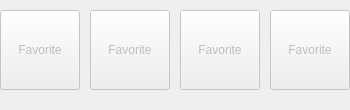
    <widget class="QWidget" name="mFavoritesSearchBackgroundWidget" native="true">
     <property name="sizePolicy">
      <sizepolicy hsizetype="Maximum" vsizetype="Preferred">
       <horstretch>0</horstretch>
       <verstretch>0</verstretch>
      </sizepolicy>
     </property>
     <layout class="QVBoxLayout" name="verticalLayout">
      <property name="spacing">
       <number>10</number>
      </property>
      <property name="leftMargin">
       <number>0</number>
      </property>
      <property name="topMargin">
       <number>10</number>
      </property>
      <property name="rightMargin">
       <number>0</number>
      </property>
      <property name="bottomMargin">
       <number>10</number>
      </property>
      <item>
       <widget class="QWidget" name="mFavoriteBackgroundWidget" native="true">
        <property name="sizePolicy">
         <sizepolicy hsizetype="Maximum" vsizetype="Preferred">
          <horstretch>0</horstretch>
          <verstretch>0</verstretch>
         </sizepolicy>
        </property>
        <layout class="QHBoxLayout" name="horizontalLayout_2">
         <property name="spacing">
          <number>10</number>
         </property>
         <property name="leftMargin">
          <number>0</number>
         </property>
         <property name="topMargin">
          <number>0</number>
         </property>
         <property name="rightMargin">
          <number>0</number>
         </property>
         <property name="bottomMargin">
          <number>0</number>
         </property>
         <item>
          <widget class="QgsRibbonButton" name="mFavoriteButton1">
           <property name="enabled">
            <bool>false</bool>
           </property>
           <property name="sizePolicy">
            <sizepolicy hsizetype="MinimumExpanding" vsizetype="Fixed">
             <horstretch>0</horstretch>
             <verstretch>0</verstretch>
            </sizepolicy>
           </property>
           <property name="minimumSize">
            <size>
             <width>80</width>
             <height>80</height>
            </size>
           </property>
           <property name="maximumSize">
            <size>
             <width>80</width>
             <height>80</height>
            </size>
           </property>
           <property name="acceptDrops">
            <bool>true</bool>
           </property>
           <property name="text">
            <string>Favorite</string>
           </property>
           <property name="icon">
            <iconset resource="../../images/images.qrc">
             <normaloff>:/images/ribbon/favorit.png</normaloff>:/images/ribbon/favorit.png</iconset>
           </property>
           <property name="iconSize">
            <size>
             <width>16</width>
             <height>16</height>
            </size>
           </property>
           <property name="checkable">
            <bool>false</bool>
           </property>
          </widget>
         </item>
         <item>
          <widget class="QgsRibbonButton" name="mFavoriteButton2">
           <property name="enabled">
            <bool>false</bool>
           </property>
           <property name="sizePolicy">
            <sizepolicy hsizetype="MinimumExpanding" vsizetype="Fixed">
             <horstretch>0</horstretch>
             <verstretch>0</verstretch>
            </sizepolicy>
           </property>
           <property name="minimumSize">
            <size>
             <width>80</width>
             <height>80</height>
            </size>
           </property>
           <property name="maximumSize">
            <size>
             <width>80</width>
             <height>80</height>
            </size>
           </property>
           <property name="acceptDrops">
            <bool>true</bool>
           </property>
           <property name="text">
            <string>Favorite</string>
           </property>
           <property name="icon">
            <iconset resource="../../images/images.qrc">
             <normaloff>:/images/ribbon/favorit.png</normaloff>:/images/ribbon/favorit.png</iconset>
           </property>
           <property name="iconSize">
            <size>
             <width>16</width>
             <height>16</height>
            </size>
           </property>
          </widget>
         </item>
         <item>
          <widget class="QgsRibbonButton" name="mFavoriteButton3">
           <property name="enabled">
            <bool>false</bool>
           </property>
           <property name="sizePolicy">
            <sizepolicy hsizetype="MinimumExpanding" vsizetype="Fixed">
             <horstretch>0</horstretch>
             <verstretch>0</verstretch>
            </sizepolicy>
           </property>
           <property name="minimumSize">
            <size>
             <width>80</width>
             <height>80</height>
            </size>
           </property>
           <property name="maximumSize">
            <size>
             <width>80</width>
             <height>80</height>
            </size>
           </property>
           <property name="acceptDrops">
            <bool>true</bool>
           </property>
           <property name="text">
            <string>Favorite</string>
           </property>
           <property name="icon">
            <iconset resource="../../images/images.qrc">
             <normaloff>:/images/ribbon/favorit.png</normaloff>:/images/ribbon/favorit.png</iconset>
           </property>
           <property name="iconSize">
            <size>
             <width>16</width>
             <height>16</height>
            </size>
           </property>
          </widget>
         </item>
         <item>
          <widget class="QgsRibbonButton" name="mFavoriteButton4">
           <property name="enabled">
            <bool>false</bool>
           </property>
           <property name="sizePolicy">
            <sizepolicy hsizetype="MinimumExpanding" vsizetype="Fixed">
             <horstretch>0</horstretch>
             <verstretch>0</verstretch>
            </sizepolicy>
           </property>
           <property name="minimumSize">
            <size>
             <width>80</width>
             <height>80</height>
            </size>
           </property>
           <property name="maximumSize">
            <size>
             <width>80</width>
             <height>80</height>
            </size>
           </property>
           <property name="acceptDrops">
            <bool>true</bool>
           </property>
           <property name="text">
            <string>Favorite</string>
           </property>
           <property name="icon">
            <iconset resource="../../images/images.qrc">
             <normaloff>:/images/ribbon/favorit.png</normaloff>:/images/ribbon/favorit.png</iconset>
           </property>
           <property name="iconSize">
            <size>
             <width>16</width>
             <height>16</height>
            </size>
           </property>
          </widget>
         </item>
        </layout>
       </widget>
      </item>
      <item>
       <widget class="QgsSearchBox" name="mSearchWidget" native="true">
        <property name="sizePolicy">
         <sizepolicy hsizetype="Expanding" vsizetype="Preferred">
          <horstretch>0</horstretch>
          <verstretch>0</verstretch>
         </sizepolicy>
        </property>
       </widget>
      </item>
     </layout>
    </widget>
